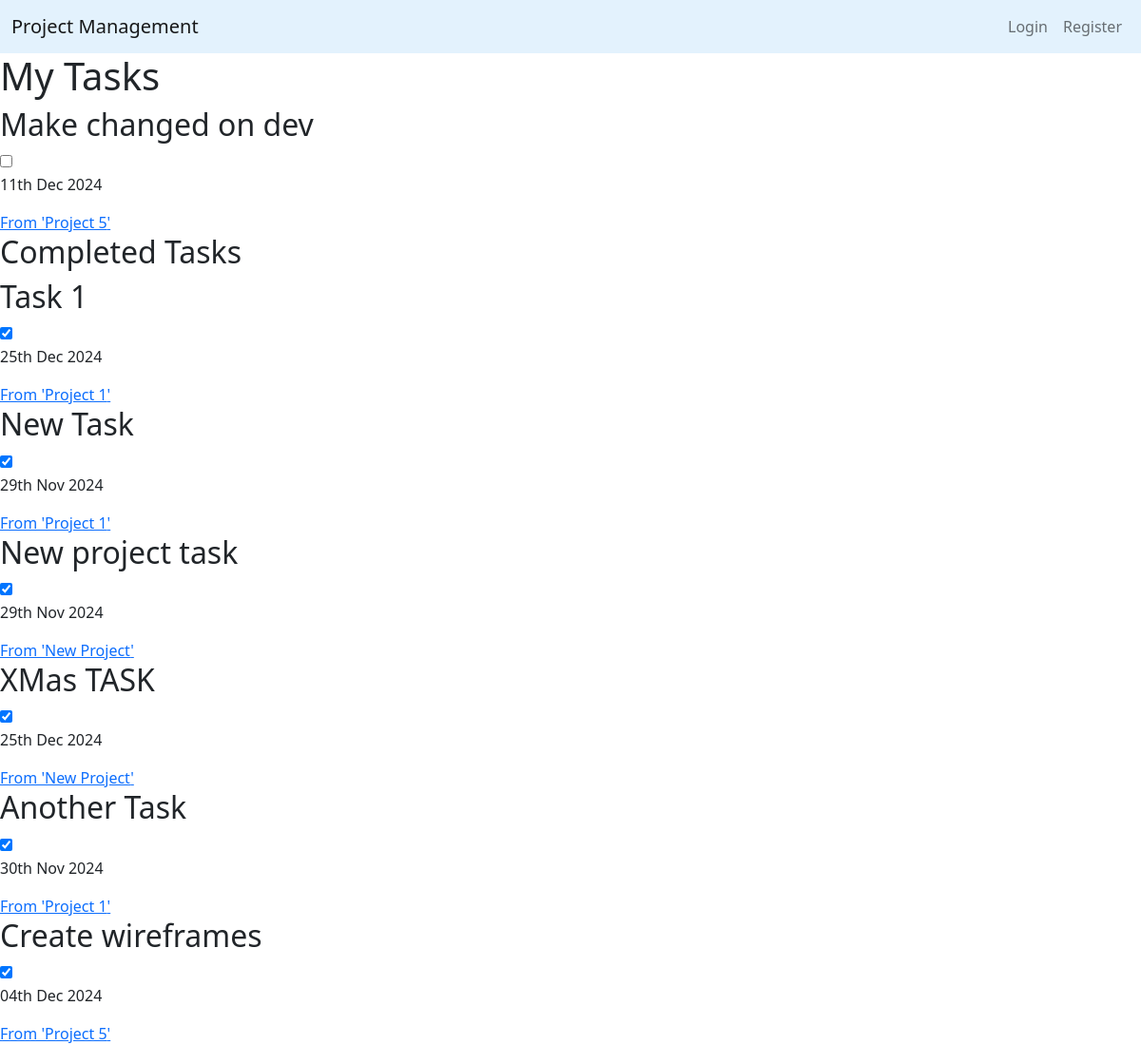
/tasks/, run on an earlier commit of the app's database.
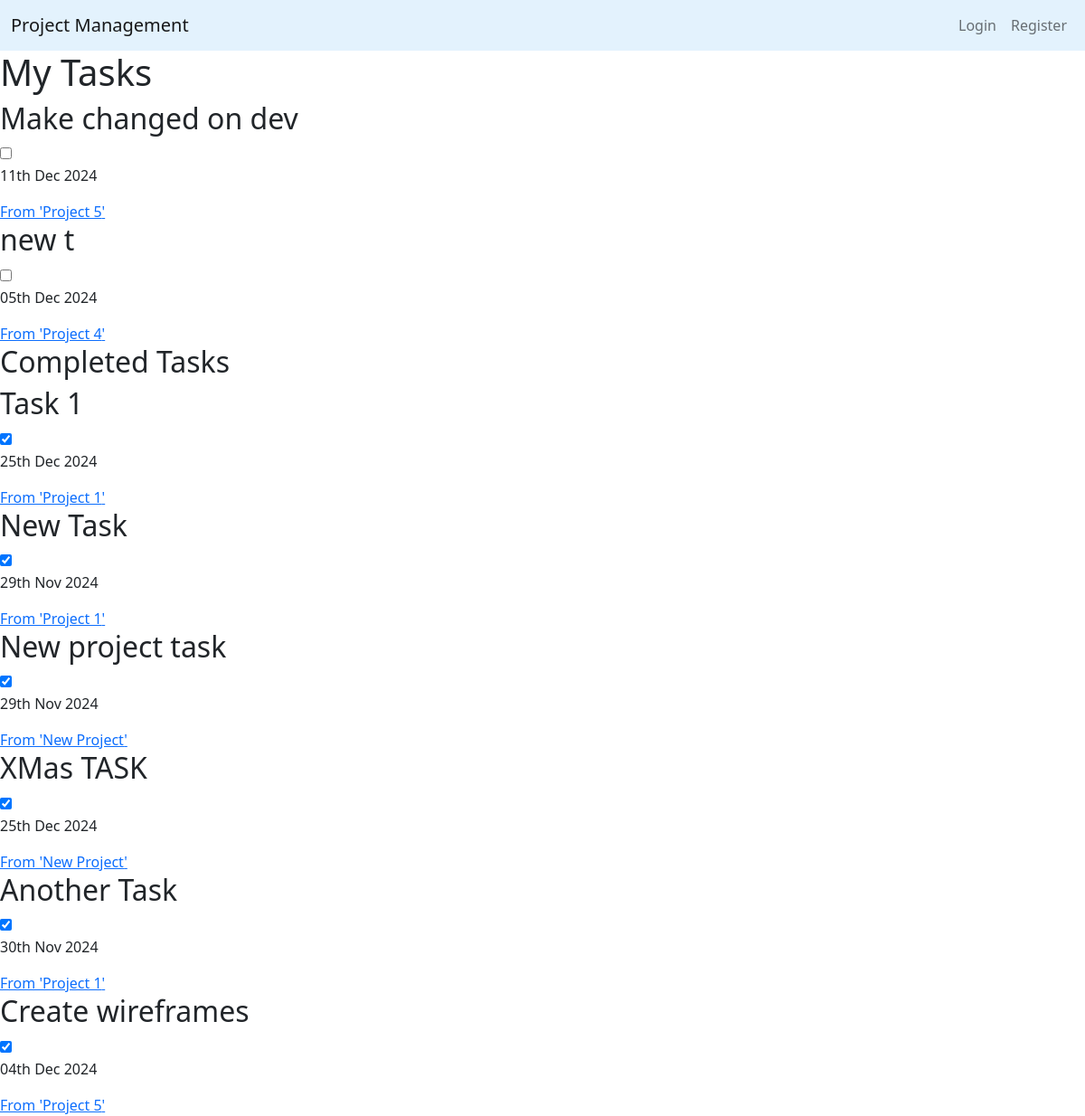
And on a later commit of the database.
### tasks/models.py (models this page shows, shortened)
class Task(models.Model):
    name = models.CharField(max_length=200)
    due_date = models.DateField(default= date.today() + timedelta(1))
    assigned_to = models.ForeignKey(User, on_delete=models.SET_NULL, null=True)
    complete = models.BooleanField(default=False)
    project = models.ForeignKey(Project, on_delete=models.CASCADE, related_name='tasks')

### projects/models.py (models this page shows, shortened)
class Project(models.Model):
    STATUS_CHOICES = [
        ('Not Started', 'Not Started'),
        ('In Progress', 'In Progress'),
        ('Completed', 'Completed'),
    ]
    name = models.CharField(max_length=200)
    description = models.TextField()
    created_by = models.ForeignKey(User, on_delete=models.CASCADE)
    start_date = models.DateField(default=date.today)
    end_date = models.DateField(default= date.today() + timedelta(1))
    completion_date = models.DateField(null=True)
    team_members = models.ManyToManyField(User, related_name='projects')
    status = models.CharField(max_length=50, choices=STATUS_CHOICES, default='Not Started')

### tasks/views.py (the view, shortened to what this page needs)
# urls.py: path('', TaskListView.as_view(), name='task-home'),
class TaskListView(ListView):
    model = Task
    context_object_name = 'tasks'
    def get_context_data(self, **kwargs):
        context = super().get_context_data(**kwargs)
        context['completed_tasks'] = Task.objects.filter(complete=True)
        context['incomplete_tasks'] = Task.objects.filter(complete=False)
        return context

### tasks/templates/tasks/task_list.html (shortened to what this page needs)
{% extends "projects/base.html" %}
{% block content %}
    <h1>My Tasks</h1>
    {% for task in incomplete_tasks %}
        <h2>{{ task.name }}</h2>
        <form method="post" action="{% url 'task-home' %}" style="display: inline;">
            <input
                type="checkbox"
                name="complete"
                onchange="this.form.submit();">
        </form>
        <p>{{ task.due_date|date:'dS M Y' }}</p>
        <a href="{% url 'project-detail' task.project.id %}">
            <span>From '{{ task.project.name }}'</span>
        </a>
    {% endfor %}
    <h2>Completed Tasks</h2>
    {% for task in completed_tasks %}
    <h2>{{ task.name }}</h2>
    <form method="post" action="{% url 'task-home' %}" style="display: inline;">
        <input
            type="checkbox"
            name="complete"
            {% if task.complete %} checked {% endif %}
            onchange="this.form.submit();">
    </form>
    <p>{{ task.due_date|date:'dS M Y' }}</p>
    <a href="{% url 'project-detail' task.project.id %}">
        <span>From '{{ task.project.name }}'</span>
    </a>
{% endfor %}
{% endblock content %}

What changed in the data, as far as the page shows it:
added Task: name "new t", due_date "05th Dec 2024", project.name "Project 4", shown under "My Tasks"
